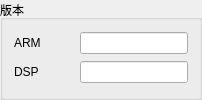
            <widget class="QGroupBox" name="groupBox_7">
             <property name="title">
              <string>版本</string>
             </property>
             <layout class="QGridLayout" name="gridLayout_6">
              <item row="0" column="0">
               <layout class="QHBoxLayout" name="horizontalLayout_33">
                <item>
                 <widget class="QLabel" name="label_30">
                  <property name="minimumSize">
                   <size>
                    <width>60</width>
                    <height>0</height>
                   </size>
                  </property>
                  <property name="text">
                   <string>ARM</string>
                  </property>
                 </widget>
                </item>
                <item>
                 <widget class="QLineEdit" name="lineEdit_version_arm">
                  <property name="readOnly">
                   <bool>true</bool>
                  </property>
                 </widget>
                </item>
               </layout>
              </item>
              <item row="1" column="0">
               <layout class="QHBoxLayout" name="horizontalLayout_34">
                <item>
                 <widget class="QLabel" name="label_31">
                  <property name="minimumSize">
                   <size>
                    <width>60</width>
                    <height>0</height>
                   </size>
                  </property>
                  <property name="text">
                   <string>DSP</string>
                  </property>
                 </widget>
                </item>
                <item>
                 <widget class="QLineEdit" name="lineEdit_version_dsp">
                  <property name="readOnly">
                   <bool>true</bool>
                  </property>
                 </widget>
                </item>
               </layout>
              </item>
             </layout>
            </widget>
